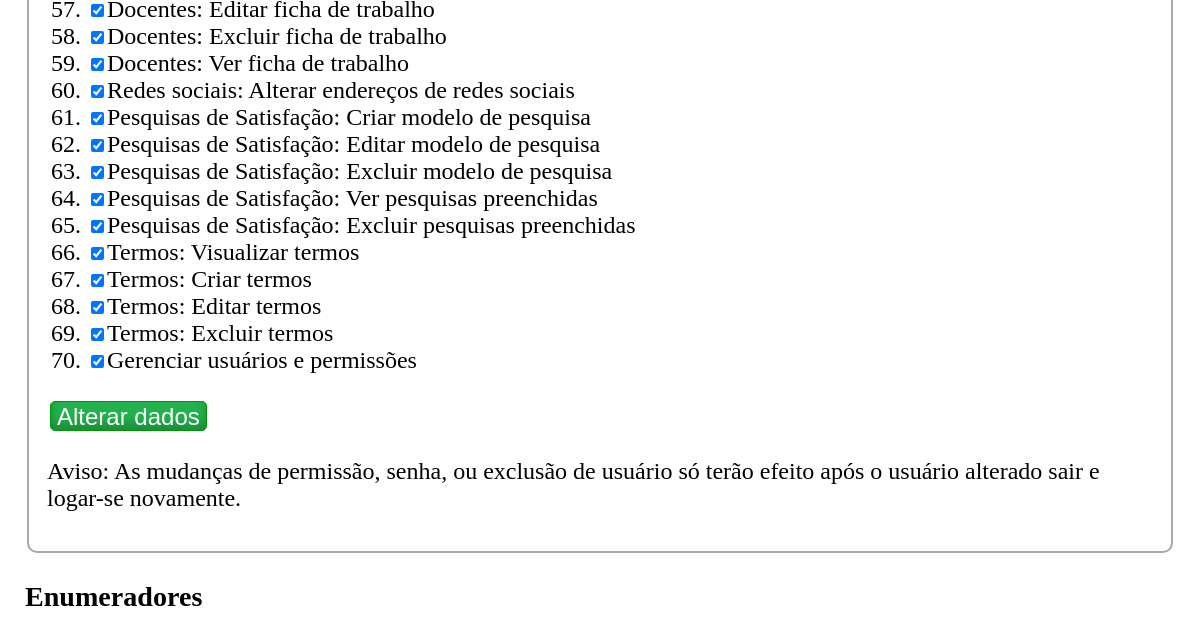
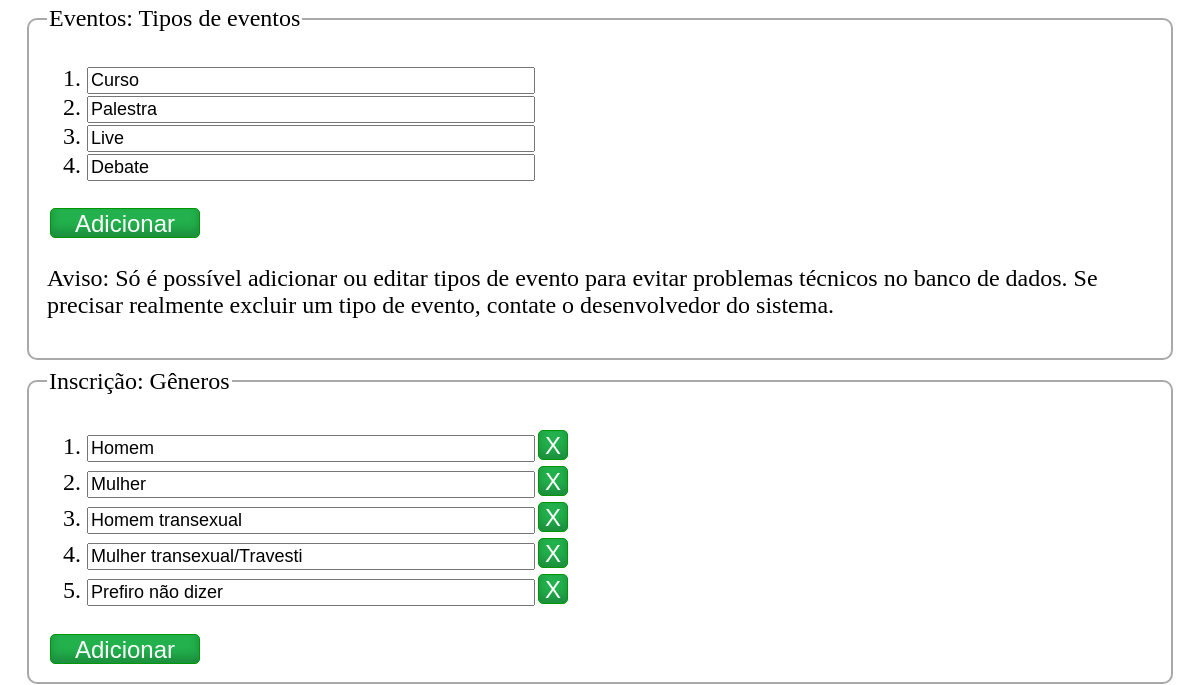
The app's page /index.php?cont=settings&action=home (signed in, middle part), older data (2 pictures, top to bottom).
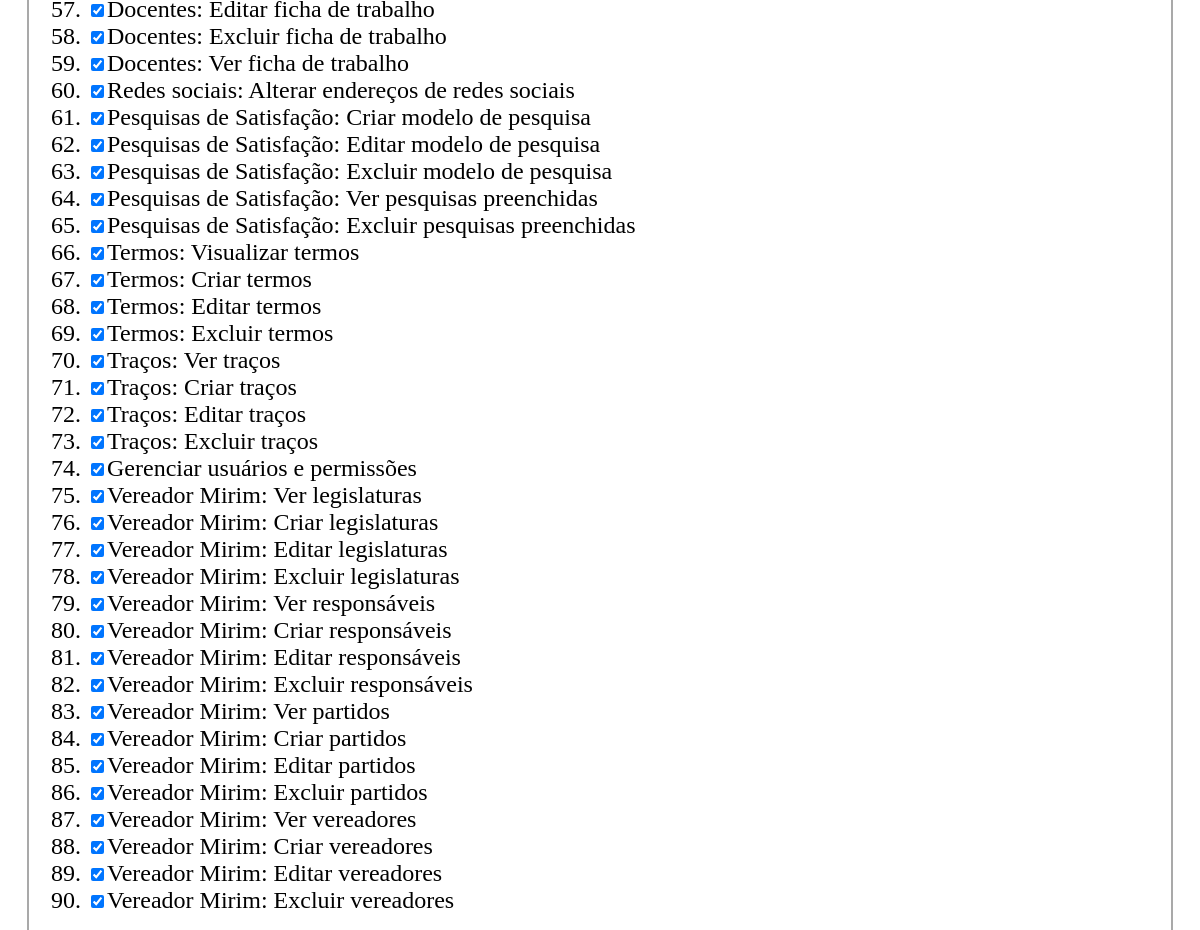
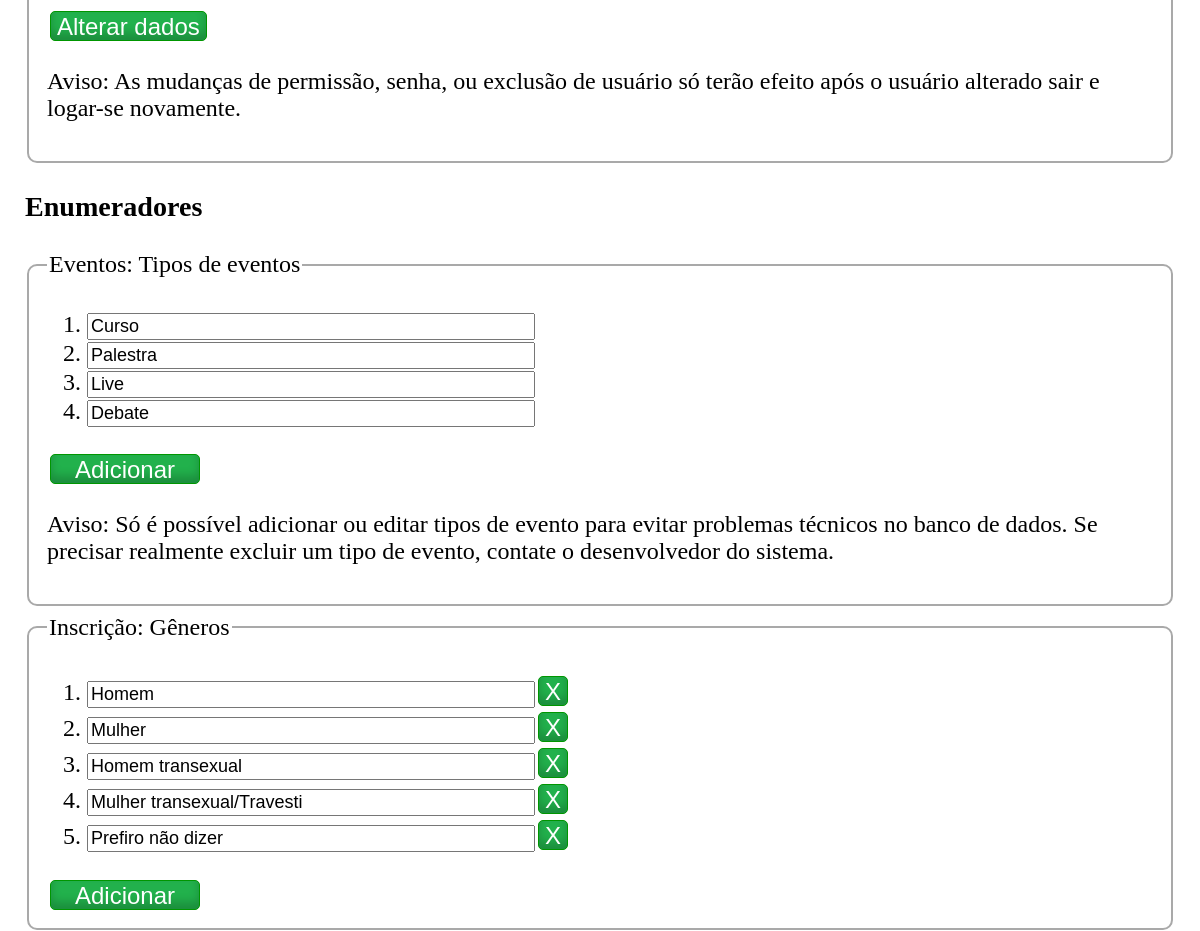
The same page, newer data (2 pictures, top to bottom).
### tables this page shows
CREATE TABLE `permissions` (
  `permMod` varchar(5) NOT NULL,
  `permId` int NOT NULL,
  `permDesc` varchar(255) NOT NULL
);

CREATE TABLE `enums` (
  `type` varchar(10) NOT NULL,
  `id` int UNSIGNED NOT NULL,
  `value` varchar(120) NOT NULL
);

### includes/URL/URLGenerator.php (called while the page is built, shortened)
<?php
abstract class URLGenerator
{
	public static bool $useFriendlyURL;
	private static function appendQueryString($queryString = null, $directFileAccess = false)
	{
		$qsFinal = "";
		if (is_string($queryString))
			$qsFinal = $queryString;
		else if (is_array($queryString))
			$qsFinal = http_build_query($queryString);
		if (!empty($qsFinal))
			return self::$useFriendlyURL || $directFileAccess ? "?$qsFinal" : "&$qsFinal";
		else
			return "";
	}
	public static function generateFileURL($pathFromBaseURL = null, $queryString = null)
	{
		$fileBaseFriendly = self::URLBase . '/file';
		$fileBaseUnfriendly = self::URLBase;
		$url = (self::$useFriendlyURL ? $fileBaseFriendly : $fileBaseUnfriendly) . (!empty($pathFromBaseURL) ? "/$pathFromBaseURL" : "") . self::appendQueryString($queryString, true);
		return $url;
	}
}

### model/database/user.settings.database.php (called while the page is built, shortened)
<?php
function getUserPermissions($userId, $optConnection = null)
{
	$conn = $optConnection ? $optConnection : createConnectionAsEditor();
	$dataRows = null;
	if($stmt = $conn->prepare("select * from userpermissions where userId = ?"))
	{
		$stmt->bind_param("i", $userId);
		$stmt->execute();
		$result = $stmt->get_result();
		if ($result->num_rows > 0)
		{
			$dataRows = [];
			while ($row = $result->fetch_assoc())
				$dataRows[] = $row;
		}
	}
	return $dataRows;
}
function getUsersList($optConnection = null)
{
	$conn = $optConnection ? $optConnection : createConnectionAsEditor();
	$dataRows = null;
	if($stmt = $conn->prepare("select * from users"))
	{
		$stmt->execute();
		$result = $stmt->get_result();
		if ($result->num_rows > 0)
		{
			$dataRows = [];
			while ($row = $result->fetch_assoc())
				$dataRows[] = $row;
		}
	}
	return $dataRows;
}
function getPermissionsList($optConnection = null)
{
	$conn = $optConnection ? $optConnection : createConnectionAsEditor();
	$dataRows = null;
	if($stmt = $conn->prepare("select * from permissions"))
	{
		$stmt->execute();
		$result = $stmt->get_result();
		if ($result->num_rows > 0)
		{
			$dataRows = [];
			while ($row = $result->fetch_assoc())
				$dataRows[] = $row;
		}
	}
	return $dataRows;
}

### controller/settings.controller.php (called while the page is built, shortened)
<?php
final class settings extends BaseController
{
	public function home()
	{
		require_once("model/database/user.settings.database.php");
		require_once("model/database/enums.settings.database.php");
		require_once("model/database/generalsettings.database.php");
		$manageUsersSelectedUserId = isset($_GET['umUserId']) && is_numeric($_GET['umUserId']) ? $_GET['umUserId'] : $_SESSION["userid"];
		$conn = createConnectionAsEditor();
		$currSelectedUserPermissions = getUserPermissions($manageUsersSelectedUserId, $conn);
		$userList = getUsersList($conn);
		$permissionList = getPermissionsList($conn);
		$enums = [];
		$enums["EVENT"] = getEnum("EVENT", $conn);
		$enums["GENDER"] = getEnum("GENDER", $conn);
		$enums["OCCUPATION"] = getEnum("OCCUPATION", $conn);
		$enums["SCHOOLING"] = getEnum("SCHOOLING", $conn);
		$enums["RACE"] = getEnum("RACE", $conn);
		$enums["NATION"] = getEnum("NATION", $conn);
		$enums["UF"] = getEnum("UF", $conn);
		$enums["LIBACQTYPE"] = getEnum("LIBACQTYPE", $conn);
		$generalSettings = readAllSettings($conn);
		$termsList = getTermsList($conn);
		$pageData =
		[
			"userName" => $_SESSION['username'],
			"userList" => $userList,
			"permissionList" => $permissionList,
			"currSelectedUserId" => $manageUsersSelectedUserId,
			"currSelectedUserPermissions" => $currSelectedUserPermissions,
			"enums" => $enums,
			"generalSettings" => $generalSettings,
			"termsList" => $termsList
		];
	}
}

### includes/common.php (called while the page is built, shortened)
<?php
require_once("URL/URLGenerator.php");
function checkUserPermission($module, $id)
{
	return in_array($id, $_SESSION['permissions'][$module]);
}
class BaseController
{
  protected $hasUserPermission;
  protected $moduleName;
  protected $permissionIdRequired;
  protected $action;
  public function __construct($action, $actionData = null)
  {
    $this->action = $action;
	$this->hasUserPermission = (!$this->permissionIdRequired) ? true : checkUserPermission($this->moduleName, $this->permissionIdRequired);
	if ($this->hasUserPermission && method_exists($this, $action))
		$this->$action();
  }
  protected function get_view()
  {
    $view = "view/" . get_class($this) . "." . $this->action . ".view.php";
    if (file_exists($view))
	{
		if ($this->hasUserPermission)
			return $view;
		else
			return 'view/_nopermission.view.php';
    }
    return 'view/_error.view.php';
  }
  public function render()
  {
    $view = $this->get_view();
    require_once($view);
  }
}

### model/database/enums.settings.database.php (called while the page is built, shortened)
<?php
function getEnum($enumName, $optConnection = null)
{
	$conn = $optConnection ? $optConnection : createConnectionAsEditor();
	$dataRows = null;
	if($stmt = $conn->prepare("select id, value as name from enums where type = ?"))
	{
		$stmt->bind_param("s", $enumName);
		$stmt->execute();
		$result = $stmt->get_result();
		if ($result->num_rows > 0)
		{
			$dataRows = [];
			while ($row = $result->fetch_assoc())
				$dataRows[] = $row;
		}
	}
	return $dataRows;
}

### model/database/generalsettings.database.php (called while the page is built, shortened)
<?php
function readAllSettings($optConnection = null)
{
	$conn = $optConnection ? $optConnection : createConnectionAsEditor();
	$returnedSettings = [];
	$query = "SELECT name, value FROM settings";
	if ($stmt = $conn->prepare($query))
	{
		$stmt->execute();
		$result = $stmt->get_result();
		while ($row = $result->fetch_assoc())
			$returnedSettings[$row["name"]] = $row["value"];
	}
	return $returnedSettings;
}

### view/settings.home.view.php (the view, shortened to what this page needs)
<br/>
<form id="frmManageOtherUsers" method="post" action="<?php echo URL\URLGenerator::generateFileURL("post/user.settings.post.php", "cont=settings&action=home&umUserId=" . $pageData["currSelectedUserId"]); ?>">
	<fieldset>
		<?php if (checkUserPermission("USERS", 1)) { ?>
		<div>
			<?php
				$selectedUserId = (int)$pageData["currSelectedUserId"];
			?>
		<div>
		<br/>
		<div>
			<ol>
			<?php
				$writeCheckedState = function($permMod, $permId) use ($pageData)
				{
					if (checkPermissionInList($pageData["currSelectedUserPermissions"], $permMod , $permId))
						return 'checked="checked"';
					else
						return '';
				};
				$disableManageUsersPermission = function($permMod, $permId) use ($selectedUserId)
				{
					if ($selectedUserId === (int)$_SESSION["userid"])
						if ($permMod === "USERS" && $permId === 1)
							return 'onclick="checkSetManUserPermission_onClick_blockChange.apply(this, event);"';
						else
							return '';
				};
			?>
				<?php foreach ($pageData["permissionList"] as $p) { ?>
				<li><label><input type="checkbox" name="permission[]" value="<?php echo $p["permMod"] . "_" . $p["permId"]; ?>" <?php echo $writeCheckedState($p["permMod"], $p["permId"]) . " " . $disableManageUsersPermission($p["permMod"], $p["permId"]); ?>/><?php echo $p["permDesc"]; ?></label></li>
				<?php } ?>
			</ol>
		</div>
		<input type="submit" name="btnsubmitChangeOtherUser" value="Alterar dados"/>
		<div>
			<p>Aviso: As mudanças de permissão, senha, ou exclusão de usuário só terão efeito após o usuário alterado sair e logar-se novamente.</p>
		</div>
		<?php } else { ?>
		<p>Você não tem permissão para gerenciar usuários.</p>
		<?php } ?>
	</fieldset>
</form>
<h3 id="hEnums">Enumeradores</h3>
<form id="frmEditEnums" action="<?php echo URL\URLGenerator::generateFileURL("post/enums.settings.post.php", "cont=settings&action=home"); ?>" method="post">
	<fieldset>
		<legend>Eventos: Tipos de eventos</legend>
		<?php if(checkUserPermission("ENUM", 1)) { ?>
		<ol class="EVENT">
			<?php foreach ($pageData["enums"]["EVENT"] as $et): ?>
			<li data-id="<?php echo $et["id"]; ?>"><input type="text" class="txtEnumItemName" size="40" value="<?php echo hscq($et["name"]); ?>"/></li>
			<?php endforeach; ?>
		</ol>
		<input type="button" class="btnAddEnumType" value="Adicionar"/>
		<p>Aviso: Só é possível adicionar ou editar tipos de evento para evitar problemas técnicos no banco de dados. Se precisar realmente excluir um tipo de evento, contate o desenvolvedor do sistema.</p>
		<?php } else { ?>
		<p>Você não tem permissão para editar este enumerador.</p>
		<?php } ?>
	</fieldset>
	<fieldset>
		<legend>Inscrição: Gêneros</legend>
		<?php if (checkUserPermission("ENUM", 2)) { ?>
		<ol class="GENDER">
			<?php foreach ($pageData["enums"]["GENDER"] as $gt): ?>
			<li data-id="<?php echo $gt["id"]; ?>"><input type="text" class="txtEnumItemName" size="40" value="<?php echo hscq($gt["name"]); ?>"/><input type="button" class="btnDeleteEnumType" value="X"/></li>
			<?php endforeach; ?>
		</ol>
		<input type="button" class="btnAddEnumType" value="Adicionar"/>
		<?php } else { ?>
		<p>Você não tem permissão para editar este enumerador.</p>
		<?php } ?>
	</fieldset>
</form>

### index.php (shortened to what this page needs)
<?php
  require_once('includes/common.php');
  $mainframe = null;
	if((!isset ($_SESSION['username']) == true) and (!isset ($_SESSION['passwordhash']) == true))
	{
		unset($_SESSION['userid']);
		unset($_SESSION['username']);
		unset($_SESSION['passwordhash']);
		unset($_SESSION['permissions']);
		header('location:' . URL\URLGenerator::generateFileURL('login.php'));
		exit();
	}
	else
	{
		$action = empty($_REQUEST['action']) ? 'home' : preg_replace('/[^a-zA-Z0-9\-_]/', '', $_REQUEST['action']);
		$mainframe = new $controllerClass($action);
	}
?>
<!DOCTYPE html>
<html xmlns="http://www.w3.org/1999/xhtml" lang="pt-BR">
<head>
	<title><?php if($mainframe) $mainframe->title();?></title>
	<link rel="stylesheet" href="<?php echo URL\URLGenerator::generateFileURL("sisepi.css"); ?>"/>
</head>
<body>
	<main>
		<div id="mainPageWrapper">
			<?php if ($mainframe && $mainframe->hasSubtitle()): ?>
			<h2><?php $mainframe->subtitle(); ?></h2>
			<?php endif; ?>
			<?php if($mainframe) $mainframe->render();?>
		</div>
	</main>
</body>
</html>

### sisepi.css (style rules this page uses)
body { background-color: white; color: black; font-size: x-large; margin: 0; }
.linkButton, input[type="button"], input[type="submit"], button { margin: 3px; font-size: 18pt; min-width: 150px; height: 30px; border: 1px solid #009600; border-radius: 5px; background-color: #22B14C; color: white; transition-duration: 0.1s; box-shadow: inset 0px -7px 10px 0 rgba(0,0,0,0.2); cursor: pointer; }
input[type="text"], input[type="password"], input[type="email"], input[type="number"], input[type='url'], input[type="search"], input[type="date"], input[type="time"], select, textarea { font-size: large; }
fieldset { border-radius: 10px; border: 2px solid darkgray; margin-bottom: 0.5rem; }
main { display: block; margin: 30px 0 0 0; padding: 0; min-height: calc(100vh - 308px); }
@media all and (min-width: 750px) { div#mainPageWrapper { display: block; max-width: 1200px; margin-left: auto; margin-right: auto; margin-bottom: 0; padding-left: 25px; padding-right: 25px; padding-top: 20px; padding-bottom: 30px; } }

### view/settings.home.view.php (style rules this page uses)
.btnDeleteEnumType { min-width: 20px !important; }

Row changes from the older to the newer data that the page shows:
added permissions: permDesc "Traços: Ver traços"
added permissions: permDesc "Traços: Criar traços"
added permissions: permDesc "Traços: Editar traços"
added permissions: permDesc "Traços: Excluir traços"
added permissions: permDesc "Vereador Mirim: Ver legislaturas"
added permissions: permDesc "Vereador Mirim: Criar legislaturas"
added permissions: permDesc "Vereador Mirim: Editar legislaturas"
added permissions: permDesc "Vereador Mirim: Excluir legislaturas"
added permissions: permDesc "Vereador Mirim: Ver responsáveis"
added permissions: permDesc "Vereador Mirim: Criar responsáveis"
added permissions: permDesc "Vereador Mirim: Editar responsáveis"
added permissions: permDesc "Vereador Mirim: Excluir responsáveis"
added permissions: permDesc "Vereador Mirim: Ver partidos"
added permissions: permDesc "Vereador Mirim: Criar partidos"
added permissions: permDesc "Vereador Mirim: Editar partidos"
added permissions: permDesc "Vereador Mirim: Excluir partidos"
added permissions: permDesc "Vereador Mirim: Ver vereadores"
added permissions: permDesc "Vereador Mirim: Criar vereadores"
added permissions: permDesc "Vereador Mirim: Editar vereadores"
added permissions: permDesc "Vereador Mirim: Excluir vereadores"
